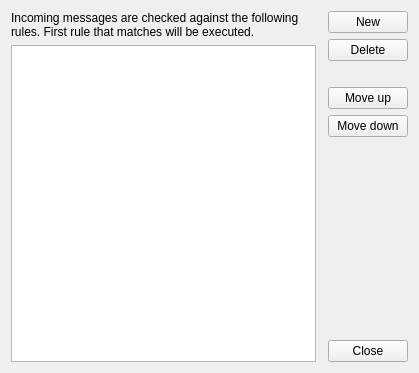
<?xml version="1.0" encoding="UTF-8"?>
<ui version="4.0">
 <class>QtHighlightEditorWidget</class>
 <widget class="QWidget" name="QtHighlightEditorWidget">
  <property name="geometry">
   <rect>
    <x>0</x>
    <y>0</y>
    <width>419</width>
    <height>373</height>
   </rect>
  </property>
  <property name="windowTitle">
   <string>Form</string>
  </property>
  <layout class="QHBoxLayout" name="horizontalLayout">
   <item>
    <layout class="QVBoxLayout" name="verticalLayout_2">
     <item>
      <widget class="QLabel" name="label">
       <property name="text">
        <string>Incoming messages are checked against the following rules. First rule that matches will be executed.</string>
       </property>
       <property name="wordWrap">
        <bool>true</bool>
       </property>
      </widget>
     </item>
     <item>
      <widget class="QTreeView" name="treeView">
       <property name="rootIsDecorated">
        <bool>false</bool>
       </property>
       <property name="itemsExpandable">
        <bool>false</bool>
       </property>
      </widget>
     </item>
    </layout>
   </item>
   <item>
    <widget class="Swift::QtHighlightRuleWidget" name="ruleWidget" native="true"/>
   </item>
   <item>
    <layout class="QVBoxLayout" name="verticalLayout">
     <item>
      <widget class="QPushButton" name="newButton">
       <property name="text">
        <string>New</string>
       </property>
      </widget>
     </item>
     <item>
      <widget class="QPushButton" name="deleteButton">
       <property name="text">
        <string>Delete</string>
       </property>
      </widget>
     </item>
     <item>
      <spacer name="verticalSpacer_2">
       <property name="orientation">
        <enum>Qt::Vertical</enum>
       </property>
       <property name="sizeType">
        <enum>QSizePolicy::Fixed</enum>
       </property>
       <property name="sizeHint" stdset="0">
        <size>
         <width>20</width>
         <height>20</height>
        </size>
       </property>
      </spacer>
     </item>
     <item>
      <widget class="QPushButton" name="moveUpButton">
       <property name="text">
        <string>Move up</string>
       </property>
      </widget>
     </item>
     <item>
      <widget class="QPushButton" name="moveDownButton">
       <property name="text">
        <string>Move down</string>
       </property>
      </widget>
     </item>
     <item>
      <spacer name="verticalSpacer_3">
       <property name="orientation">
        <enum>Qt::Vertical</enum>
       </property>
       <property name="sizeHint" stdset="0">
        <size>
         <width>20</width>
         <height>40</height>
        </size>
       </property>
      </spacer>
     </item>
     <item>
      <widget class="QPushButton" name="closeButton">
       <property name="text">
        <string>Close</string>
       </property>
      </widget>
     </item>
    </layout>
   </item>
  </layout>
 </widget>
 <customwidgets>
  <customwidget>
   <class>Swift::QtHighlightRuleWidget</class>
   <extends>QWidget</extends>
   <header>QtHighlightRuleWidget.h</header>
   <container>1</container>
  </customwidget>
 </customwidgets>
 <resources/>
 <connections/>
</ui>
